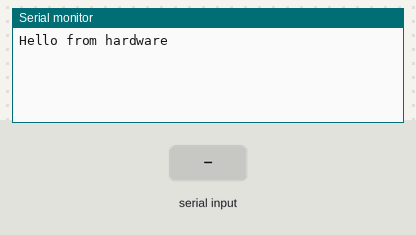
A sketch run on a simulated Arduino Uno, built with avr-gcc and run on an emulated ATmega328P. Shown: the last lines printed to the serial monitor. Inputs (shaded band) come from the test bench.

Above: at 1.2 s.
1.3 s: "1" received over the second serial link
At 1.7 s:
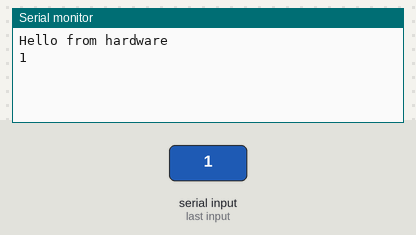
2.8 s: "0" received over the second serial link
At 4.0 s:
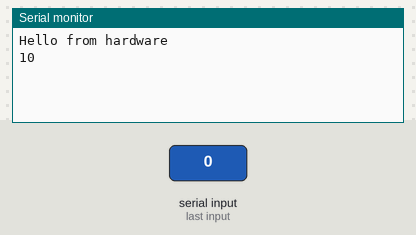

The sketch:

SoftwareSerial_ExternalDebugger.ino
```cpp
/*
 * McConnell
 * I used this sample to test external FTDI debugging.
 * Pin 10 - FTDI TX
 * Pin 11 - FTDI RX
 * I used the 3.3V FTDI Basic from SparkFun for this.
 * I use CoolTerm as a Serial Monitor.  Config file found in CoolTerm folder.
 * So far 115200 is the best baud to use.
 */

#include "SoftwareSerial.h"


SoftwareSerial debugSerial(10, 11); // RX/TX on Arduino to TX/RX on FTDI


void setup(void)
{
    Serial.begin(115200);

    debugSerial.begin( 115200 );

    debugSerial.println("Hello from software");
    Serial.println("Hello from hardware" );

}

void loop(void) {
  if (debugSerial.available()) {
    Serial.write(debugSerial.read());
  }
  if (Serial.available()) {
    debugSerial.write(Serial.read());  // This doesn't work when sent from Arduino Serial Monitor
  }

}
```

Measured:
- after the input at 1.3 s, the serial monitor: prints a new line at once (image 1)
- after the input at 2.8 s, the serial monitor: prints a new line at once (image 2)
